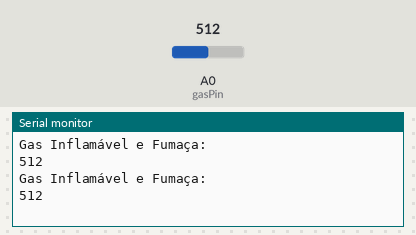
Simulated run of this sketch. Board: Arduino Uno, built with avr-gcc and run on an emulated ATmega328P. Parts: the last lines printed to the serial monitor. Inputs (shaded band) come from the test bench; at power-on: A0 (gasPin) = 512.

Above: at 5.8 s.
5.9 s: A0 (gasPin) set to 716
At 10.4 s:
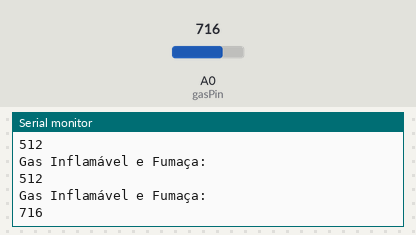
11.9 s: A0 (gasPin) set to 900
At 15.5 s:
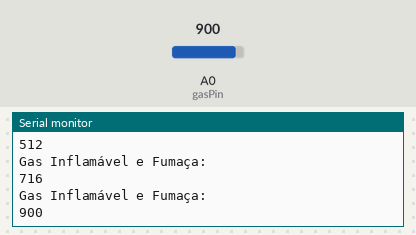
Timing chart, 0 to 17.0 s (numbered marks = the images above; inputs shaded):
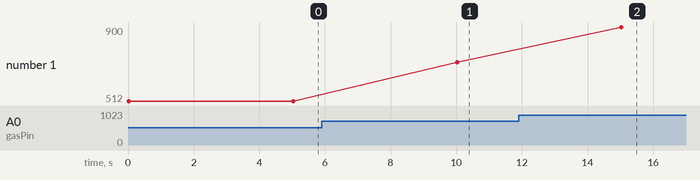

The sketch:

MQ2-Gas-Sensor-Arduino-Tutorial_19-06-2018.ino
```cpp
/* Testing MQ-2 GAS sensor with serial monitor
   Suitable for detecting of LPG, i-butane, propane, methane ,alcohol, Hydrogen or smoke
   More info: http://www.ardumotive.com/how-to-use-mq2-gas-sensor-en.html
   Dev: Michalis Vasilakis // Date: 11/6/2015 // www.ardumotive.com                     */

const int gasPin = A0; //GAS sensor output pin to Arduino analog A0 pin


void setup()
{
  Serial.begin(9600); //Initialize serial port - 9600 bps
}

void loop()
{
  Serial.println("Gas Inflamável e Fumaça:");
  Serial.println(analogRead(gasPin));
  delay(5000); // Print value every 5 sec.
}
```

Measured:
- after the input at 5.9 s, the serial monitor: prints a new line after 4.1 s (image 1)
- after the input at 11.9 s, the serial monitor: prints a new line after 3.1 s (image 2)
- plotted number 1: 512 → 716 after the input at 5.9 s, 716 → 900 after the input at 11.9 s
